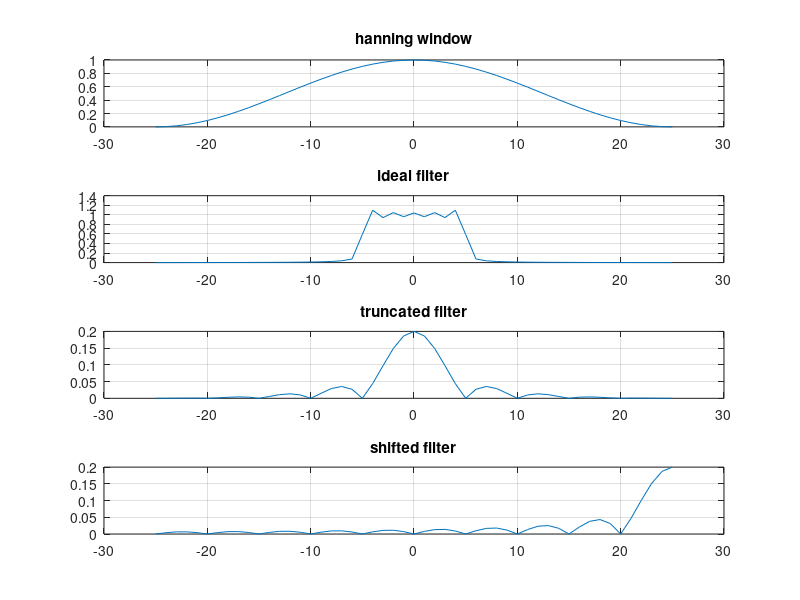

Reproduce this figure in MATLAB.
clc ; 
clear ; 
close all ;
l=51;  #order M=50
w=pi/5;

n=-25:25; 
#hanning window
W=(0.5+0.5*cos((2*pi.*n)./50));
subplot(4,1,1)
plot(n,abs(W));
title("hanning window")
grid on;

#ideal filter
h=(sin(w*n)./(pi*n));
h(n==0)=0.2;
h1=fftshift(fft(h));
subplot(4,1,2)
plot(n,abs(h1));
title("ideal filter")
grid on;

#desired filter
y=(W.*h);
#x=fftshift(fft(y));
subplot(4,1,3)
plot(n,abs(y));
title("truncated filter")
grid on;

#shifting
a=(sin(w*(n-25))./(pi.*(n-25)));
a(n==25)=0.2;
subplot(4,1,4);
plot(n,abs(a));
title("shifted filter")
grid on;